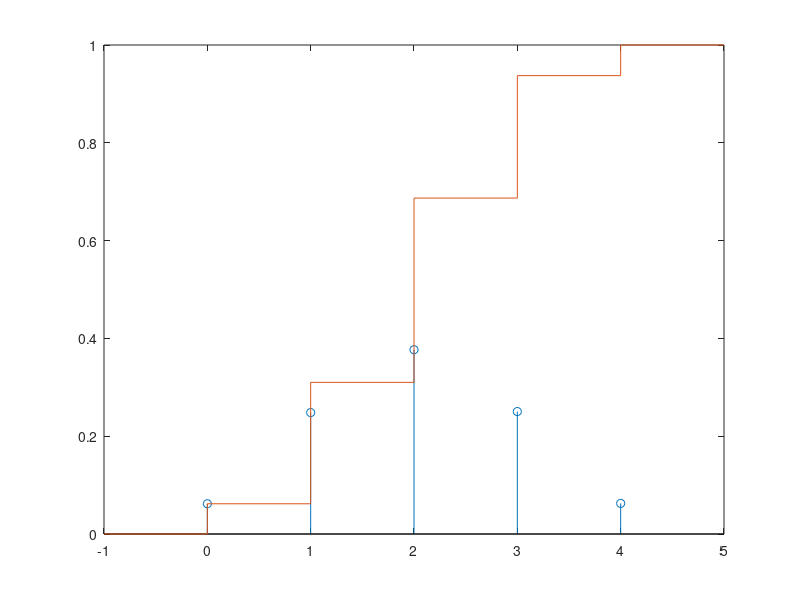

Reproduce this figure in MATLAB.
%3. Considere 4 lanc¸amentos de uma moeda equilibrada. Seja X a variavel aleat ´ oria representativa do ´
%numero de coroas observados nos ´ 4 lanc¸amentos.
%(a) Estime por simulac¸ao a func¸ ˜ ao massa de probabilidade ˜ pX(x) da variavel aleat ´ oria ´ X.
Nexp = 1e5;
nlan = 4;
exp = sum(rand(nlan, Nexp) < 0.5);

x = 0:nlan;
px = zeros(1, nlan+1);
for i = x
    px(i+1) = length( exp(exp==i) )/Nexp;
end
stem(x,px)
hold on
stairs([-1, x, 5], cumsum([0, px, 0]))
hold off
